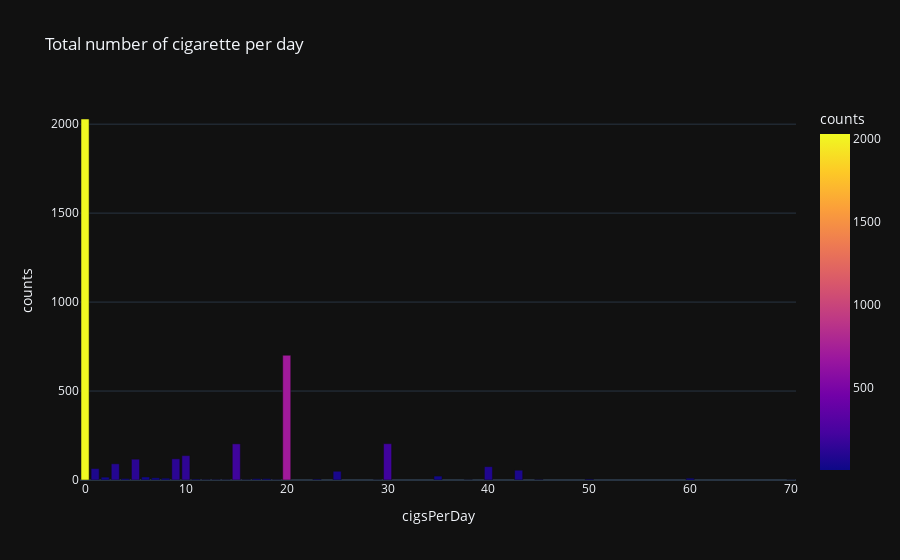

This figure's notebook cell:
### Code cell
temp_df = value_counts_to_dataframe('cigsPerDay')
px.bar(data_frame = temp_df, x = 'cigsPerDay', y = 'counts', color = 'counts', template = 'plotly_dark', 
       title = 'Total number of cigarette per day')

### Figure 1 — Plotly figure (JSON) as saved in the notebook; plotly's stock layout.template omitted (floating-point values rounded to 4 significant figures)
{"data": [{"alignmentgroup": "True", "hovertemplate": "cigsPerDay=%{x}<br>counts=%{marker.color}<extra></extra>", "legendgroup": "", "marker": {"color": [2029, 64, 16, 91, 8, 117, 17, 12, 10, 119, 137, 5, 3, 3, 2, 203, 3, 7, 7, 2, 701, 5, 49, 1, 204, 22, 1, 75, 55, 3, 5, 10, 1], "coloraxis": "coloraxis", "pattern": {"shape": ""}}, "name": "", "offsetgroup": "", "orientation": "v", "showlegend": false, "textposition": "auto", "type": "bar", "x": [0, 1, 2, 3, 4, 5, 6, 7, 8, 9, 10, 11, 12, 13, 14, 15, 16, 17, 18, 19, 20, 23, 25, 29, 30, 35, 38, 40, 43, 45, 50, 60, 70], "xaxis": "x", "y": [2029, 64, 16, 91, 8, 117, 17, 12, 10, 119, 137, 5, 3, 3, 2, 203, 3, 7, 7, 2, 701, 5, 49, 1, 204, 22, 1, 75, 55, 3, 5, 10, 1], "yaxis": "y"}], "layout": {"barmode": "relative", "coloraxis": {"colorbar": {"title": {"text": "counts"}}, "colorscale": [[0, "#0d0887"], [0.1111, "#46039f"], [0.2222, "#7201a8"], [0.3333, "#9c179e"], [0.4444, "#bd3786"], [0.5556, "#d8576b"], [0.6667, "#ed7953"], [0.7778, "#fb9f3a"], [0.8889, "#fdca26"], [1, "#f0f921"]]}, "legend": {"tracegroupgap": 0}, "title": {"text": "Total number of cigarette per day"}, "xaxis": {"anchor": "y", "domain": [0, 1], "title": {"text": "cigsPerDay"}}, "yaxis": {"anchor": "x", "domain": [0, 1], "title": {"text": "counts"}}}}
